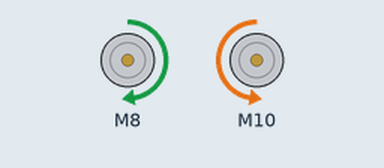
This sketch was run on a simulated Arduino Uno, built with avr-gcc and run on an emulated ATmega328P. Parts: 2 × DC motor (green arrow = forward, orange = backward, longer = faster).

Above: at 0.5 s.
At 2.5 s:
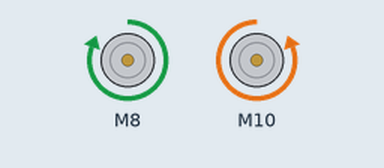
At 4.5 s:
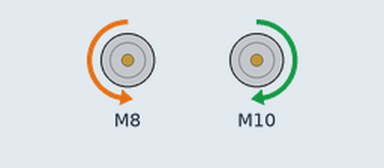
At 9.5 s:
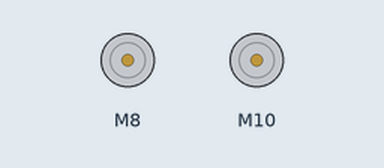
Timing chart, 0 to 10.4 s (numbered marks = the images above):
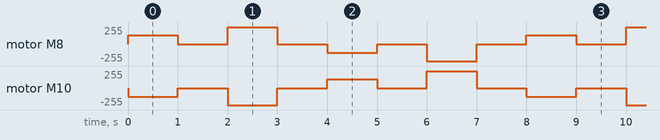

The sketch:

DC_Motor.ino
```cpp
/*
DESCRIPTION:
This example code will uses: Robo Pico and Raspberry Pi Pico / Pico W
to control the DC Motor on the Robo Pico DC Motor Terminals using
Arduino.

AUTHOR  : Cytron Technologies Sdn Bhd
WEBSITE  : www.cytron.io
EMAIL    : support@cytron.io

REFERENCE:
CytronMotorDriver library:
https://github.com/CytronTechnologies/CytronMotorDriver/tree/master
*/
#include "CytronMotorDriver.h"

// Configure the motor driver.
CytronMD motor1(PWM_PWM, 8, 9);
CytronMD motor2(PWM_PWM, 10, 11);

// The setup routine runs once when you press reset.
void setup() {

}

// The loop routine runs over and over again forever.
void loop() {
  motor1.setSpeed(128);   // Motor 1 runs forward at 50% speed.
  motor2.setSpeed(-128);  // Motor 2 runs backward at 50% speed.
  delay(1000);

  motor1.setSpeed(0);     // Motor 1 stops.
  motor2.setSpeed(0);     // Motor 2 stops.
  delay(1000);

  motor1.setSpeed(255);   // Motor 1 runs forward at full speed.
  motor2.setSpeed(-255);  // Motor 2 runs backward at full speed.
  delay(1000);

  motor1.setSpeed(0);     // Motor 1 stops.
  motor2.setSpeed(0);     // Motor 2 stops.
  delay(1000);

  motor1.setSpeed(-128);  // Motor 1 runs backward at 50% speed.
  motor2.setSpeed(128);   // Motor 2 runs forward at 50% speed.
  delay(1000);

  motor1.setSpeed(0);     // Motor 1 stops.
  motor2.setSpeed(0);     // Motor 2 stops.
  delay(1000);

  motor1.setSpeed(-255);  // Motor 1 runs backward at full speed.
  motor2.setSpeed(255);   // Motor 2 runs forward at full speed.
  delay(1000);

  motor1.setSpeed(0);     // Motor 1 stops.
  motor2.setSpeed(0);     // Motor 2 stops.
  delay(1000);
}
```

Measured:
- by itself, motor M8: repeats every 8.0 s: stopped 1.0 s, forward 255/255 1.0 s, stopped 1.0 s, backward 128/255 1.0 s, stopped 1.0 s, backward 255/255 1.0 s, stopped 1.0 s, forward 128/255 1.0 s
- by itself, motor M10: repeats every 8.0 s: stopped 1.0 s, backward 255/255 1.0 s, stopped 1.0 s, forward 128/255 1.0 s, stopped 1.0 s, forward 255/255 1.0 s, stopped 1.0 s, backward 128/255 1.0 s
